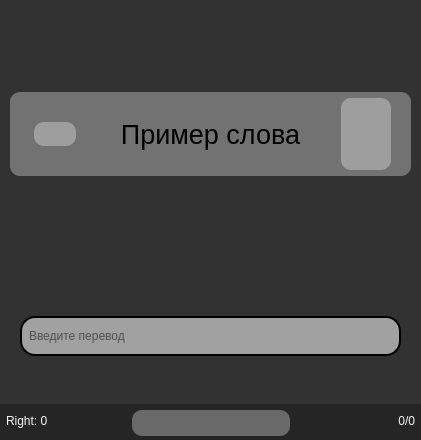
<?xml version="1.0" encoding="UTF-8"?>
<ui version="4.0">
 <class>Form</class>
 <widget class="QWidget" name="Form">
  <property name="geometry">
   <rect>
    <x>0</x>
    <y>0</y>
    <width>421</width>
    <height>440</height>
   </rect>
  </property>
  <property name="sizePolicy">
   <sizepolicy hsizetype="Maximum" vsizetype="Maximum">
    <horstretch>0</horstretch>
    <verstretch>0</verstretch>
   </sizepolicy>
  </property>
  <property name="windowTitle">
   <string>Form</string>
  </property>
  <property name="styleSheet">
   <string notr="true">background-color: rgb(33, 33, 33);</string>
  </property>
  <layout class="QVBoxLayout" name="verticalLayout_2">
   <property name="spacing">
    <number>2</number>
   </property>
   <property name="leftMargin">
    <number>0</number>
   </property>
   <property name="topMargin">
    <number>0</number>
   </property>
   <property name="rightMargin">
    <number>0</number>
   </property>
   <property name="bottomMargin">
    <number>0</number>
   </property>
   <item>
    <widget class="QWidget" name="test_main_widget" native="true">
     <property name="sizePolicy">
      <sizepolicy hsizetype="Expanding" vsizetype="Expanding">
       <horstretch>0</horstretch>
       <verstretch>0</verstretch>
      </sizepolicy>
     </property>
     <property name="maximumSize">
      <size>
       <width>16777215</width>
       <height>16777215</height>
      </size>
     </property>
     <property name="styleSheet">
      <string notr="true">background-color: rgba(50, 50, 50, 255);</string>
     </property>
     <layout class="QVBoxLayout" name="verticalLayout_3" stretch="2,1,0">
      <property name="spacing">
       <number>0</number>
      </property>
      <property name="leftMargin">
       <number>0</number>
      </property>
      <property name="topMargin">
       <number>0</number>
      </property>
      <property name="rightMargin">
       <number>0</number>
      </property>
      <property name="bottomMargin">
       <number>0</number>
      </property>
      <item alignment="Qt::AlignVCenter">
       <widget class="QWidget" name="widget_2" native="true">
        <property name="sizePolicy">
         <sizepolicy hsizetype="Preferred" vsizetype="Preferred">
          <horstretch>0</horstretch>
          <verstretch>0</verstretch>
         </sizepolicy>
        </property>
        <property name="maximumSize">
         <size>
          <width>16777215</width>
          <height>16777215</height>
         </size>
        </property>
        <property name="styleSheet">
         <string notr="true">margin: 10px;
background-color: rgba(255, 255, 255, 80);
border-radius: 10px;</string>
        </property>
        <layout class="QHBoxLayout" name="horizontalLayout_9" stretch="0,0,0">
         <property name="leftMargin">
          <number>6</number>
         </property>
         <property name="topMargin">
          <number>6</number>
         </property>
         <property name="rightMargin">
          <number>6</number>
         </property>
         <property name="bottomMargin">
          <number>6</number>
         </property>
         <item alignment="Qt::AlignHCenter">
          <widget class="QPushButton" name="but_hard">
           <property name="sizePolicy">
            <sizepolicy hsizetype="Preferred" vsizetype="Maximum">
             <horstretch>0</horstretch>
             <verstretch>0</verstretch>
            </sizepolicy>
           </property>
           <property name="styleSheet">
            <string notr="true">QPushButton {
color: rgb(250, 250, 250);
background-color: rgba(255, 255, 255, 80);
border: 0px solid #ffffff;
padding:5px;
}</string>
           </property>
           <property name="text">
            <string/>
           </property>
           <property name="icon">
            <iconset>
             <normaloff>../icons/easy.png</normaloff>../icons/easy.png</iconset>
           </property>
           <property name="iconSize">
            <size>
             <width>25</width>
             <height>25</height>
            </size>
           </property>
           <property name="checkable">
            <bool>true</bool>
           </property>
          </widget>
         </item>
         <item>
          <widget class="QLabel" name="label_word">
           <property name="font">
            <font>
             <pointsize>20</pointsize>
            </font>
           </property>
           <property name="styleSheet">
            <string notr="true">background-color: rgba(255, 255, 255, 0);</string>
           </property>
           <property name="text">
            <string>Пример слова</string>
           </property>
           <property name="alignment">
            <set>Qt::AlignCenter</set>
           </property>
           <property name="wordWrap">
            <bool>true</bool>
           </property>
           <property name="margin">
            <number>0</number>
           </property>
          </widget>
         </item>
         <item alignment="Qt::AlignHCenter">
          <widget class="QWidget" name="widget_6" native="true">
           <layout class="QVBoxLayout" name="verticalLayout_8">
            <item>
             <widget class="QLabel" name="label_right">
              <property name="minimumSize">
               <size>
                <width>0</width>
                <height>0</height>
               </size>
              </property>
              <property name="maximumSize">
               <size>
                <width>50</width>
                <height>50</height>
               </size>
              </property>
              <property name="styleSheet">
               <string notr="true">background-color: rgba(255, 255, 255, 0);</string>
              </property>
              <property name="text">
               <string/>
              </property>
              <property name="pixmap">
               <pixmap>../icons/checked.png</pixmap>
              </property>
              <property name="scaledContents">
               <bool>true</bool>
              </property>
              <property name="alignment">
               <set>Qt::AlignRight|Qt::AlignTrailing|Qt::AlignVCenter</set>
              </property>
             </widget>
            </item>
            <item>
             <widget class="QPushButton" name="but_speak">
              <property name="styleSheet">
               <string notr="true">QPushButton {
background-color: rgba(255, 255, 255, 0);
border: 0px solid #ffffff;
}</string>
              </property>
              <property name="text">
               <string/>
              </property>
              <property name="icon">
               <iconset>
                <normaloff>../icons/speaker.png</normaloff>../icons/speaker.png</iconset>
              </property>
              <property name="iconSize">
               <size>
                <width>25</width>
                <height>25</height>
               </size>
              </property>
             </widget>
            </item>
           </layout>
          </widget>
         </item>
        </layout>
       </widget>
      </item>
      <item>
       <widget class="QWidget" name="widget_for_answer" native="true">
        <property name="sizePolicy">
         <sizepolicy hsizetype="Expanding" vsizetype="Expanding">
          <horstretch>0</horstretch>
          <verstretch>0</verstretch>
         </sizepolicy>
        </property>
        <property name="maximumSize">
         <size>
          <width>16777215</width>
          <height>16777215</height>
         </size>
        </property>
        <property name="styleSheet">
         <string notr="true">background-color: rgba(255, 255, 255, 0);</string>
        </property>
        <layout class="QHBoxLayout" name="horizontalLayout_2">
         <property name="leftMargin">
          <number>20</number>
         </property>
         <property name="topMargin">
          <number>6</number>
         </property>
         <property name="rightMargin">
          <number>20</number>
         </property>
         <property name="bottomMargin">
          <number>6</number>
         </property>
         <item>
          <widget class="QLineEdit" name="line_edit_translate">
           <property name="minimumSize">
            <size>
             <width>200</width>
             <height>40</height>
            </size>
           </property>
           <property name="styleSheet">
            <string notr="true">border-radius: 15px;
background-color: rgba(220, 220, 220, 167);
border: 2px solid #000;
padding-left: 5px;
padding-right: 5px;
</string>
           </property>
           <property name="text">
            <string/>
           </property>
           <property name="placeholderText">
            <string>Введите перевод</string>
           </property>
          </widget>
         </item>
        </layout>
       </widget>
      </item>
      <item alignment="Qt::AlignBottom">
       <widget class="QWidget" name="widget" native="true">
        <property name="sizePolicy">
         <sizepolicy hsizetype="Preferred" vsizetype="Preferred">
          <horstretch>0</horstretch>
          <verstretch>0</verstretch>
         </sizepolicy>
        </property>
        <property name="maximumSize">
         <size>
          <width>16777215</width>
          <height>16777215</height>
         </size>
        </property>
        <property name="styleSheet">
         <string notr="true">background-color: rgba(23, 23, 23, 120);</string>
        </property>
        <layout class="QHBoxLayout" name="horizontalLayout_3" stretch="1,1,0">
         <property name="spacing">
          <number>4</number>
         </property>
         <property name="leftMargin">
          <number>0</number>
         </property>
         <property name="topMargin">
          <number>6</number>
         </property>
         <property name="rightMargin">
          <number>0</number>
         </property>
         <property name="bottomMargin">
          <number>4</number>
         </property>
         <item alignment="Qt::AlignLeft">
          <widget class="QWidget" name="horizontalWidget" native="true">
           <property name="sizePolicy">
            <sizepolicy hsizetype="Expanding" vsizetype="Expanding">
             <horstretch>0</horstretch>
             <verstretch>0</verstretch>
            </sizepolicy>
           </property>
           <property name="styleSheet">
            <string notr="true">background-color: rgba(0, 0, 0, 0);</string>
           </property>
           <layout class="QHBoxLayout" name="horizontalLayout_4">
            <property name="leftMargin">
             <number>6</number>
            </property>
            <property name="topMargin">
             <number>0</number>
            </property>
            <property name="rightMargin">
             <number>0</number>
            </property>
            <property name="bottomMargin">
             <number>4</number>
            </property>
            <item>
             <widget class="QLabel" name="label_quantity_correct_answer">
              <property name="sizePolicy">
               <sizepolicy hsizetype="Preferred" vsizetype="Maximum">
                <horstretch>0</horstretch>
                <verstretch>0</verstretch>
               </sizepolicy>
              </property>
              <property name="styleSheet">
               <string notr="true">color: rgb(246, 245, 244);
background-color: rgba(0,0,0,0);</string>
              </property>
              <property name="text">
               <string>Right: 0</string>
              </property>
             </widget>
            </item>
            <item>
             <widget class="QLabel" name="label_check">
              <property name="maximumSize">
               <size>
                <width>25</width>
                <height>25</height>
               </size>
              </property>
              <property name="text">
               <string/>
              </property>
              <property name="pixmap">
               <pixmap>../icons/checked.png</pixmap>
              </property>
              <property name="scaledContents">
               <bool>true</bool>
              </property>
              <property name="alignment">
               <set>Qt::AlignCenter</set>
              </property>
             </widget>
            </item>
           </layout>
          </widget>
         </item>
         <item alignment="Qt::AlignHCenter">
          <widget class="QWidget" name="horizontalWidget_3" native="true">
           <property name="sizePolicy">
            <sizepolicy hsizetype="Expanding" vsizetype="Expanding">
             <horstretch>0</horstretch>
             <verstretch>0</verstretch>
            </sizepolicy>
           </property>
           <property name="styleSheet">
            <string notr="true">background-color: rgba(255, 255, 255, 80);
border-radius: 10px;</string>
           </property>
           <layout class="QHBoxLayout" name="horizontalLayout_6">
            <property name="leftMargin">
             <number>0</number>
            </property>
            <property name="topMargin">
             <number>4</number>
            </property>
            <property name="rightMargin">
             <number>0</number>
            </property>
            <property name="bottomMargin">
             <number>4</number>
            </property>
            <item>
             <widget class="QPushButton" name="but_back">
              <property name="sizePolicy">
               <sizepolicy hsizetype="Expanding" vsizetype="Expanding">
                <horstretch>0</horstretch>
                <verstretch>0</verstretch>
               </sizepolicy>
              </property>
              <property name="minimumSize">
               <size>
                <width>0</width>
                <height>0</height>
               </size>
              </property>
              <property name="styleSheet">
               <string notr="true">QPushButton {
color: rgb(250, 250, 250);
background-color: rgba(255, 255, 255, 0);
border-radius: 5px;
border: 0px solid #ffffff;
padding-left:10px;
padding-right:10px;
padding-top:2px;
padding-bottom:2px;
}</string>
              </property>
              <property name="text">
               <string/>
              </property>
              <property name="icon">
               <iconset>
                <normaloff>../icons/left-arrow.png</normaloff>../icons/left-arrow.png</iconset>
              </property>
              <property name="iconSize">
               <size>
                <width>20</width>
                <height>20</height>
               </size>
              </property>
             </widget>
            </item>
            <item>
             <widget class="QPushButton" name="but_check">
              <property name="sizePolicy">
               <sizepolicy hsizetype="Expanding" vsizetype="Expanding">
                <horstretch>0</horstretch>
                <verstretch>0</verstretch>
               </sizepolicy>
              </property>
              <property name="styleSheet">
               <string notr="true">QPushButton {
color: rgb(250, 250, 250);
background-color: rgba(255, 255, 255, 0);
border-radius: 5px;
border: 0px solid #000;
padding-left:5px;
padding-right:5px;
}</string>
              </property>
              <property name="text">
               <string/>
              </property>
              <property name="icon">
               <iconset>
                <normaloff>../icons/check-mark.png</normaloff>../icons/check-mark.png</iconset>
              </property>
              <property name="iconSize">
               <size>
                <width>25</width>
                <height>25</height>
               </size>
              </property>
             </widget>
            </item>
            <item>
             <widget class="QPushButton" name="but_next">
              <property name="sizePolicy">
               <sizepolicy hsizetype="Expanding" vsizetype="Expanding">
                <horstretch>0</horstretch>
                <verstretch>0</verstretch>
               </sizepolicy>
              </property>
              <property name="minimumSize">
               <size>
                <width>0</width>
                <height>0</height>
               </size>
              </property>
              <property name="styleSheet">
               <string notr="true">QPushButton {
color: rgb(250, 250, 250);
background-color: rgba(255, 255, 255, 0);
border-radius: 5px;
border: 0px solid #ffffff;
padding-left:10px;
padding-right:10px;
padding-top:2px;
padding-bottom:2px;
}</string>
              </property>
              <property name="text">
               <string/>
              </property>
              <property name="icon">
               <iconset>
                <normaloff>../icons/right-arrow.png</normaloff>../icons/right-arrow.png</iconset>
              </property>
              <property name="iconSize">
               <size>
                <width>20</width>
                <height>20</height>
               </size>
              </property>
             </widget>
            </item>
           </layout>
          </widget>
         </item>
         <item alignment="Qt::AlignRight">
          <widget class="QWidget" name="horizontalWidget_2" native="true">
           <property name="sizePolicy">
            <sizepolicy hsizetype="Expanding" vsizetype="Expanding">
             <horstretch>1</horstretch>
             <verstretch>0</verstretch>
            </sizepolicy>
           </property>
           <property name="styleSheet">
            <string notr="true">background-color: rgba(0, 0, 0, 0);</string>
           </property>
           <layout class="QHBoxLayout" name="horizontalLayout_5">
            <property name="leftMargin">
             <number>0</number>
            </property>
            <property name="topMargin">
             <number>0</number>
            </property>
            <property name="rightMargin">
             <number>6</number>
            </property>
            <property name="bottomMargin">
             <number>4</number>
            </property>
            <item>
             <widget class="QLabel" name="label_count_list">
              <property name="sizePolicy">
               <sizepolicy hsizetype="Preferred" vsizetype="Maximum">
                <horstretch>0</horstretch>
                <verstretch>0</verstretch>
               </sizepolicy>
              </property>
              <property name="styleSheet">
               <string notr="true">color: rgb(246, 245, 244);
background-color: rgba(0,0,0,0);</string>
              </property>
              <property name="text">
               <string>0/0</string>
              </property>
              <property name="alignment">
               <set>Qt::AlignRight|Qt::AlignTrailing|Qt::AlignVCenter</set>
              </property>
             </widget>
            </item>
           </layout>
          </widget>
         </item>
        </layout>
       </widget>
      </item>
     </layout>
    </widget>
   </item>
  </layout>
 </widget>
 <resources/>
 <connections/>
</ui>
